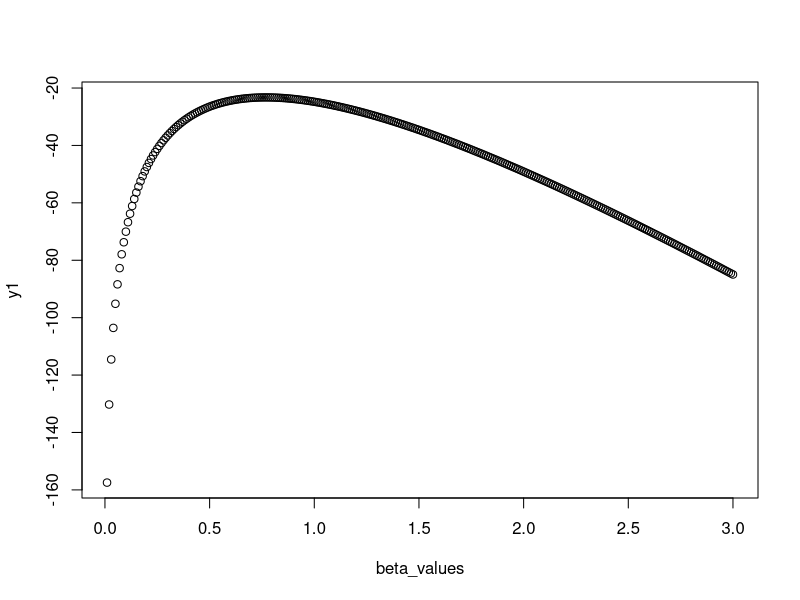
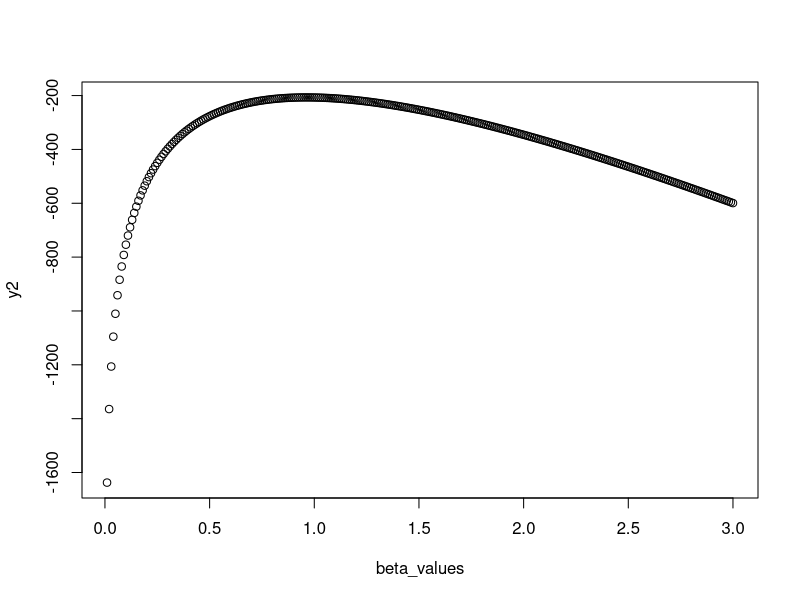
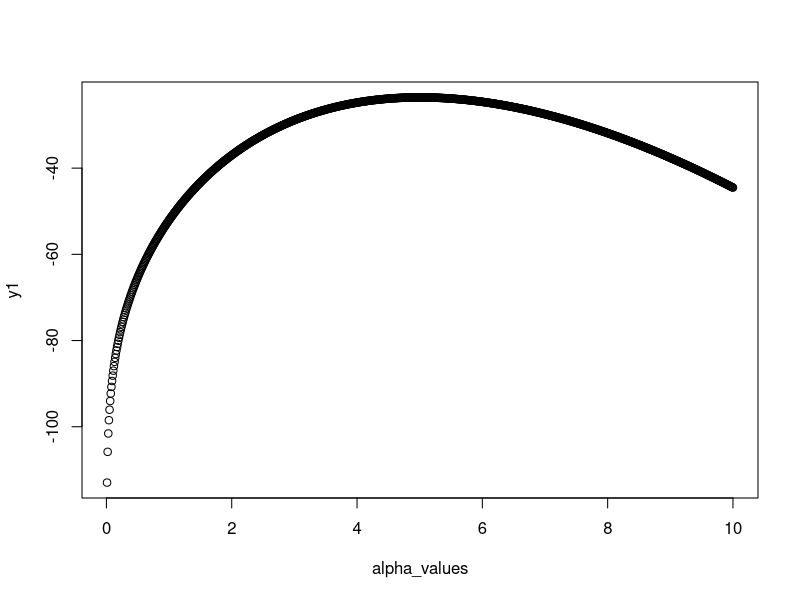
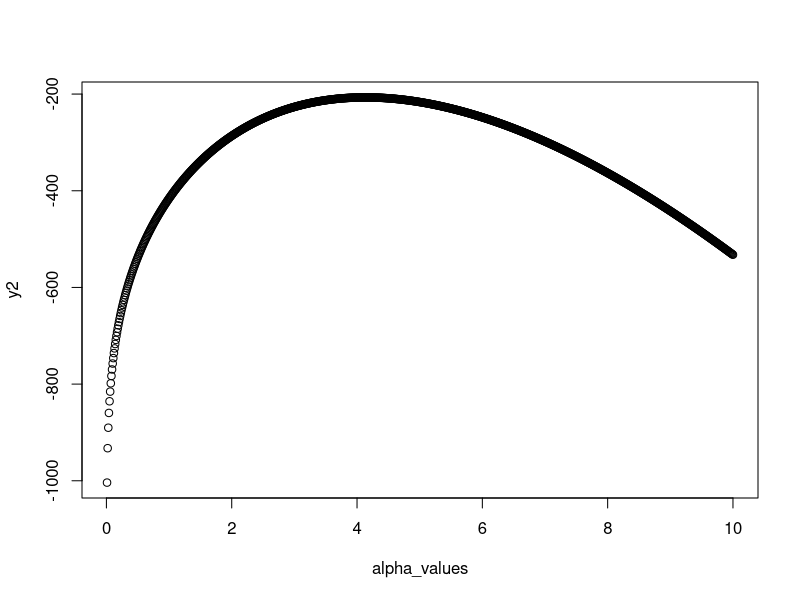
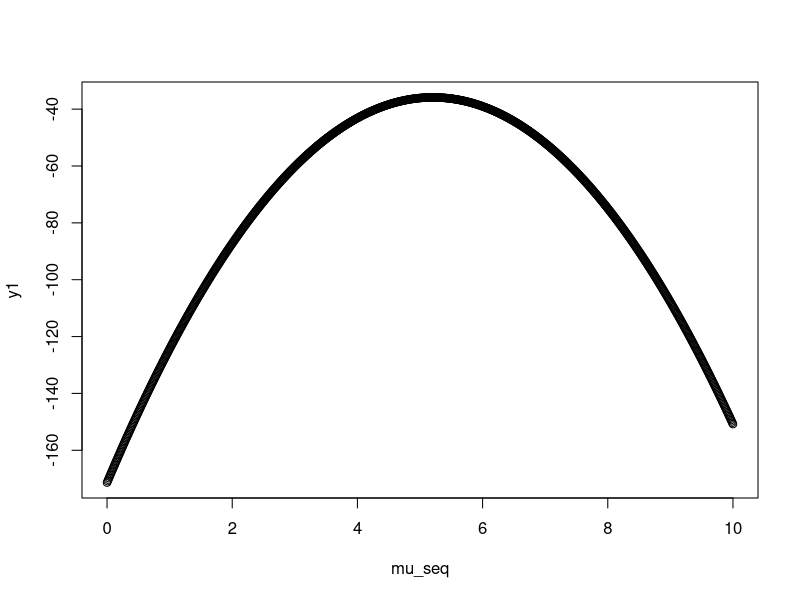
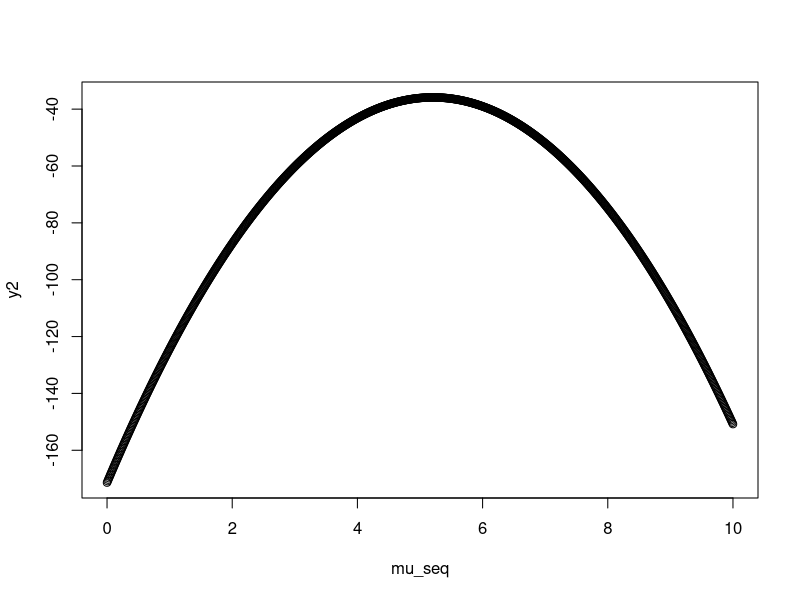
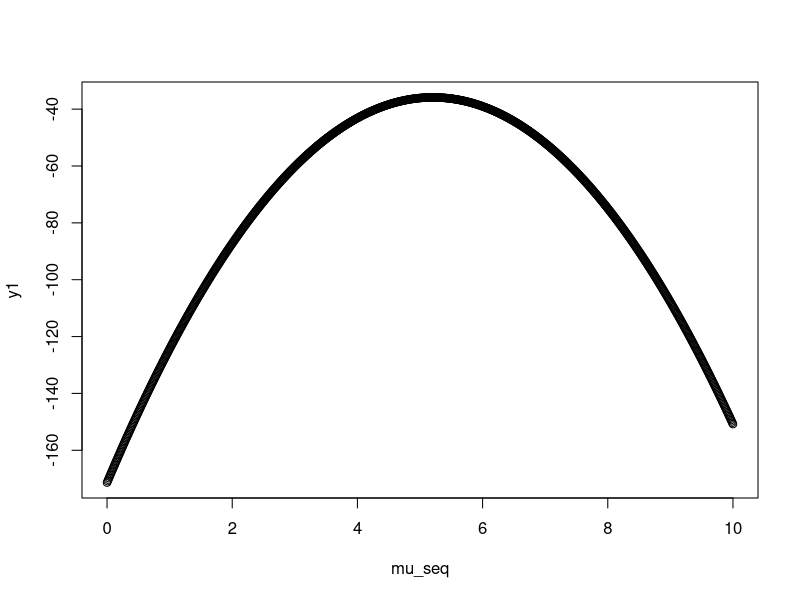
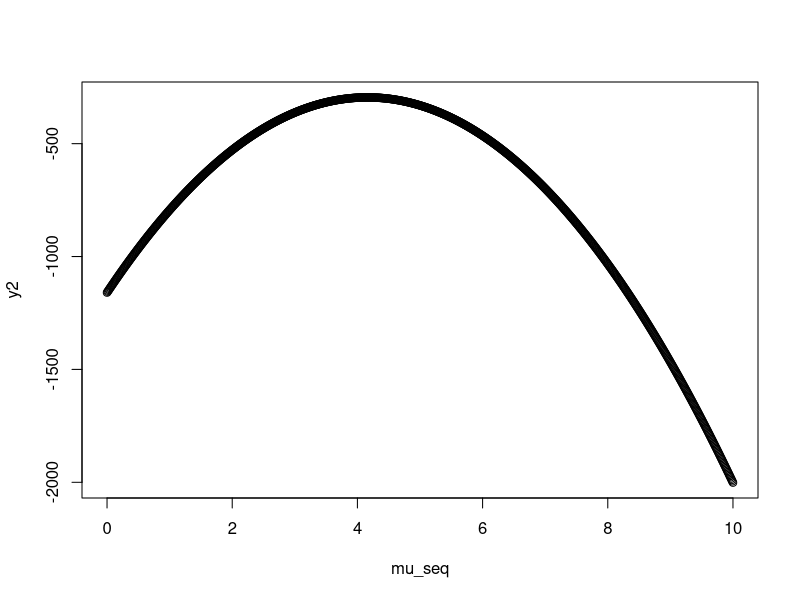

Write the R code that produced these figures, in order. (Note: this script raises an error after producing the figures.)
## ---- chunk 1
  set.seed(4711)
  x1 <- rgamma(n=10, shape = 4, scale = 1)
  x2 <- rgamma(n=100, shape = 4, scale = 1)

## ---- chunk 2
  
  llgama <- function(x, alpha, beta){
    return((alpha - 1) * sum(log(x)) - (beta*sum(x)) +  length(x) * (alpha * log(beta) - lgamma(alpha)))
  }
  print(llgama(x1,2,2))
  

## ---- chunk 3
  alpha <- 4
  beta_values <- seq(0.01, 3, 0.01)
  #create an array
  y1 <- numeric(0)
  for(beta in beta_values){
    y1 <- c(y1, llgama(x1, alpha, beta))
  }
  y2 <- numeric(0)
  for(beta in beta_values){
    y2 <- c(y2, llgama(x2, alpha, beta))
  }
  plot(beta_values,y1)
  plot(beta_values,y2)


## ---- chunk 4
  alpha_values <- seq(0.01, 10, 0.01)
  beta <- 1
  #create an array
  y1 <- numeric(0)
  for(alpha in alpha_values){
    y1 <- c(y1, llgama(x1, alpha, beta))
  }
  y2 <- numeric(0)
  for(alpha in alpha_values){
    y2 <- c(y2, llgama(x2, alpha, beta))
  }
  plot(alpha_values,y1)
  plot(alpha_values,y2)


## ---- chunk 5
llnorm <- function(x,mu,sigma2){
  n <- length(x)
  return((-n/2)*log(2*pi*sigma2)+(-1/(2*sigma2)*sum((x-mu)^2)))
}
print(llnorm(x=x1,mu=2,sigma2=1))



## ---- chunk 6
sigma2 <- 1
mu_seq <- seq(0, 10, 0.01)
y1 <- numeric(0)
for ( mu in mu_seq) {
  y1 <- c(y1, llnorm(x1, mu, sigma2))
  
  }

y2 <- numeric(0)
for ( mu in mu_seq) {
  y2 <- c(y2, llnorm(x1, mu, sigma2))
  
  }

plot(mu_seq,y1)
plot(mu_seq,y2)

############################################################################################################################################################################
## ---- chunk 7
    sigma2 <- 1
    mu_seq <- seq(0, 10, 0.01)
    y1 <- numeric(0)
    for (mu in mu_seq) {
        y1 <- c(y1, llnorm(x = x1, mu = mu, sigma2 = sigma2))
    }
    y2 <- numeric(0)
    for (mu in mu_seq) {
        y2 <- c(y2, llnorm(x = x2, mu = mu, sigma2 = sigma2))
    }
## ---- chunk 8
    plot(mu_seq, y1)
    mu_max_x1 <- mu_seq[which.max(y1)]
    print(paste("max value at alpha =", mu_max_x1))
    plot(mu_seq, y2)
    mu_max_x2 <- mu_seq[which.max(y2)]
    print(paste("max value at alpha =", mu_max_x2))
## ---- chunk 9
    y1 <- dgamma(x1, shape = alpha_max_x1, scale = beta_max_x1)
    hist(y1)
    y2 <- dgamma(x2, shape = alpha_max_x2, scale = beta_max_x2)
    hist(y2)

    y3 <- dnorm(x1, mean = mu_max_x1, sd = 1)
    hist(y3)
    y4 <- dnorm(x2, mean = mu_max_x2, sd = 1)
    hist(y4)

    hist(x1)
    hist(x2)
